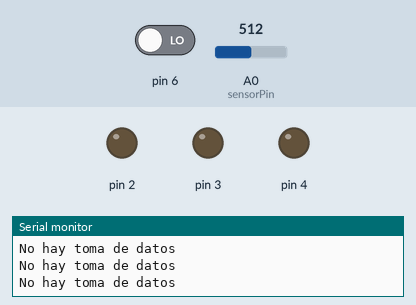
Bench run of a sketch on a simulated Arduino Uno, built with avr-gcc and run on an emulated ATmega328P. On the bench: output pins drawn as LEDs (lit = HIGH), the last lines printed to the serial monitor. The inputs (shaded band) are chosen by the test bench; at power-on: pin 6 LOW, A0 (sensorPin) = 512.

Above: at 1.2 s.
1.3 s: pin 6 driven HIGH
At 3.5 s:
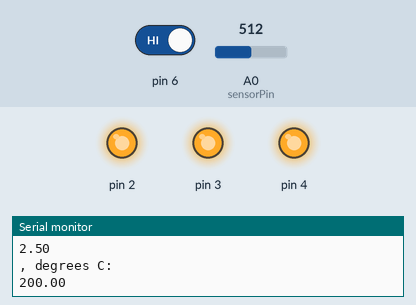
4.3 s: pin 6 driven LOW
6.5 s: A0 (sensorPin) set to 144
8.0 s: A0 (sensorPin) set to 137
At 8.6 s:
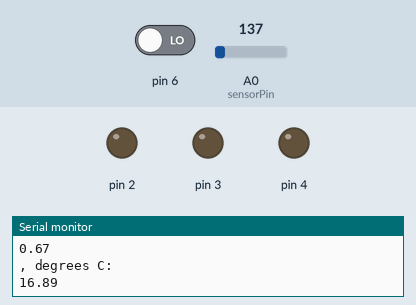
Timing chart, 0 to 10.5 s (numbered marks = the images above; inputs shaded):
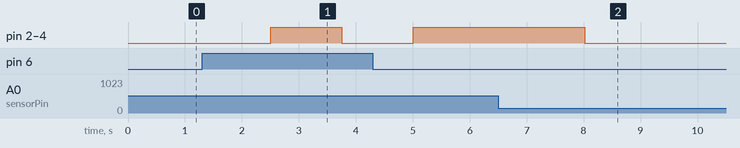

Measured:
- the behaviour switches between 144 and 143 on A0 (sensorPin) (found by bisection; images 1 and 2)
- after the input at 1.3 s, pin 2–4: LOW → HIGH after 1.2 s, → LOW 1.3 s later
- after the input at 8.0 s, pin 2–4: HIGH → LOW at once

The sketch:

Proyecto2_Temperatura_ampliado.ino
```cpp
const int sensorPin = A0;
// temperatura ambiente en Celsius
const float baselineTemp = 20.0;
int switchState = 0;
int Pulsado = 0;

void setup(){
  // abrimos conexión en serie para mostrar los valores
  Serial.begin(9600);
  // LED = OUTPUTS
  for(int pinNumber = 2; pinNumber<5; pinNumber++){
    pinMode(pinNumber,OUTPUT);
    digitalWrite(pinNumber, LOW);
  }
}

void loop(){
  switchState = digitalRead(6); //Hay voltage es valor de 1 y sino es valor de 0
  //Lectura de la entrada analógica
  //Guardo el valor de lectura en una variable


  int sensorVal = analogRead(sensorPin);
  // convertir el valor ADC a voltage
  float voltage = (sensorVal/1024.0) * 5.0;
  float temperature = (voltage - .5) * 100;


  if(switchState == HIGH and Pulsado == 0){
    Pulsado = 1;
    delay(1000);
  }
  else if(switchState ==HIGH and Pulsado == 1){
    Pulsado = 0;
    delay(1000);
  }

  if(Pulsado == 0){
    Serial.println("No hay toma de datos");
    digitalWrite(2, LOW);
    digitalWrite(3, LOW);
    digitalWrite(4, LOW);
  }
  else if(Pulsado == 1){
    // enviar el valor del sensor para verlo en el monitor
    Serial.println("sensor Value: ");
    Serial.println(sensorVal);

    // Valor de voltage a lectura en monitor
    Serial.println(", Volts: ");
    Serial.println(voltage);

    // Conversion de voltage a temperatura según hoja de especificaciones
    Serial.println(", degrees C: ");
    Serial.println(temperature);


    // LEDs apagados si la temperatura baja del valor base
    if(temperature < baselineTemp){
      digitalWrite(2, LOW);
      digitalWrite(3, LOW);
      digitalWrite(4, LOW);
    } // Un LED encendido si la temperatura sube entre 2 y 4 grados
    else if(temperature >= baselineTemp+2 && temperature < baselineTemp+4){
      digitalWrite(2, HIGH);
      digitalWrite(3, LOW);
      digitalWrite(4, LOW);
    } // Dos LED encendidos si la temperatura sube entre 4 y 8 grados
    else if(temperature >= baselineTemp+4 && temperature < baselineTemp+8){
      digitalWrite(2, HIGH);
      digitalWrite(3, HIGH);
      digitalWrite(4, LOW);
    } // Tres LED encendidos si la temperatura sube más de 8 grados
    else if(temperature >= baselineTemp+8){
      digitalWrite(2, HIGH);
      digitalWrite(3, HIGH);
      digitalWrite(4, HIGH);
    }
  }
  delay(250); //delay para mejorar el comportamiento global y la lectura de datos
}
```
